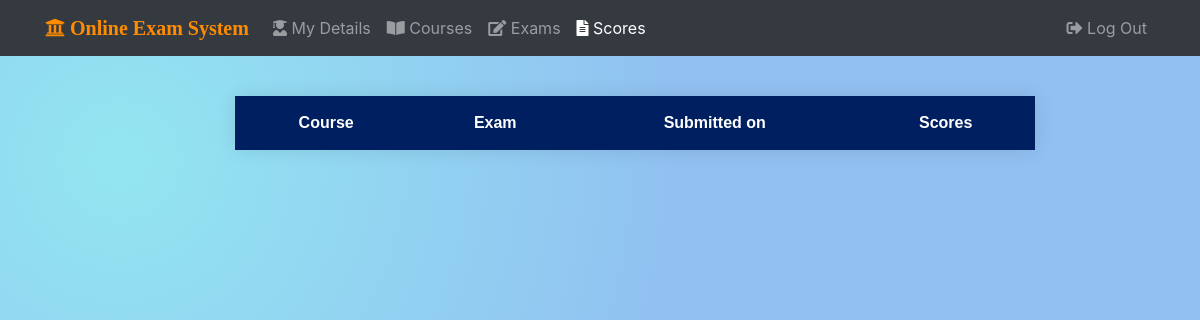
Page /students/student001/scores/ on the earlier database version.
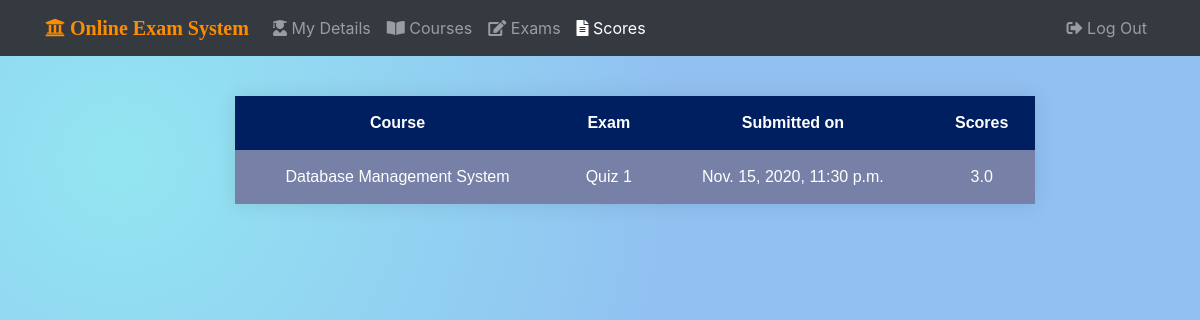
Same page on the later database version.
### stud_app/models.py (models this page shows, shortened)
class Attendee(models.Model):
    exam_fk = models.ForeignKey(Exam, on_delete=models.CASCADE)
    student_fk = models.ForeignKey(Student, on_delete=models.CASCADE)
    total_marks = models.FloatField(null=True, blank=True)
    submitted_on = models.DateTimeField(auto_now_add=True, null=True, blank=True, editable=False)

class Exam(models.Model):
    exam_name = models.CharField(max_length=40, unique=True)
    course_fk = models.ForeignKey(Course, verbose_name='Course', on_delete=models.CASCADE)
    qn_mark = models.FloatField(default=4, null=True, blank=True)
    neg_mark = models.FloatField(default=1, null=True, blank=True)
    start_time = models.DateTimeField(null=True, blank=True)
    end_time = models.DateTimeField(null=True, blank=True)
    time_limit = models.DurationField(help_text='HH:MM:SS format') #widget=TimeDurationWidget(), required=False,
    is_active = models.BooleanField(default=True)
    created_on = models.DateTimeField(auto_now_add=True, editable=False)
    updated_on = models.DateTimeField(auto_now=True, editable=False)
    pub_date = models.DateTimeField('Date Published', auto_now_add=True, editable=False)
    def was_published_recently(self):
        now = timezone.now()
        return now - datetime.timedelta(days=1) <= self.pub_date <= now
    was_published_recently.short_description = 'Recently Published?'
    was_published_recently.boolean = True
    was_published_recently.admin_order_field = 'pub_date'
    class Meta:
        ordering = ['start_time',]

class Course(models.Model):
    course_code = models.CharField(max_length=6, unique=True)
    course_name = models.CharField(max_length=50)
    dept_fk = models.ForeignKey(Department, on_delete=models.PROTECT)
    course_desc = models.TextField('Course Description',max_length=300,null=True,blank=True)

### stud_app/views.py (the view)
# urls.py: path('<username>/scores/', views.scores_view, name="scores"),
def scores_view(request, username):
    if request.method == 'POST':
        pass
    else:
        student = get_object_or_404(Student, user__username = username)
        exams_attended = Attendee.objects.filter(student_fk=student)
        context = {
                'username': username,
                'exams_attended': exams_attended,
                'current_page': 'scores',
            }
        return render(request, 'stud_app/scores.html', context)

### stud_app/templates/stud_app/scores.html (shortened to what this page needs)
{% extends 'base.html' %}
{% load static %}
{% block head %}
    <link rel="stylesheet" href="{% static 'stud_app/css/scores.css' %}">
{% endblock %}
{% block content %}
<div class="container">
<div class="row">
<div class="col-2"></div>
<div class="col-8">
<form action="" method="post">
    <div class="table-container">
        <table>
            <thead>
                <tr>
                    <th>Course</th>
                    <th>Exam</th>
                    <th>Submitted on</th>
                    <th>Scores</th>
                </tr>
            </thead>
            <tbody>
                {% for exam_attended in exams_attended %}
                <tr>
                    <td>{{ exam_attended.exam_fk.course_fk.course_name }}</td>
                    <td>{{ exam_attended.exam_fk.exam_name }}</td>
                    <td>{{ exam_attended.submitted_on }}</td>
                    <td>{{ exam_attended.total_marks }}</td>
                </tr>
                {% endfor %}
            </tbody>
        </table>
    </div>
</form>
</div>
</div>
</div>
{% endblock %}

Differences in the rows shown:
added Attendee: exam_fk.course_fk.course_name "Database Management System", exam_fk.exam_name "Quiz 1", submitted_on "Nov. 15, 2020, 11:30 p.m.", total_marks "3.0"
